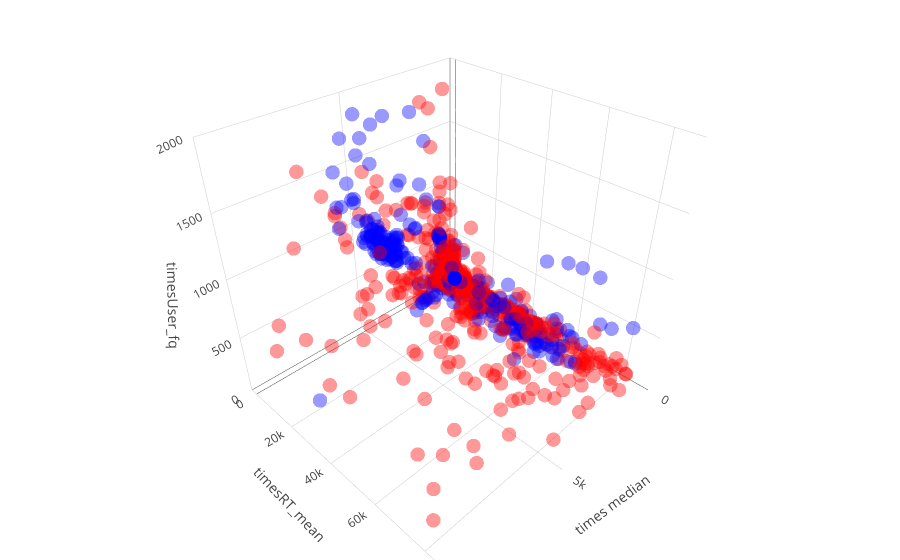

Write notebook code for a chart like this one.
### Code cell
colors = {'Humans':'red', 'SocialSpambot':'blue'}

trace1 = go.Scatter3d(
    x=res.times_mean,
    y=res.timesRT_mean,
    z=res.timesUser_fq,
    mode='markers',
    marker=dict(
        size=5,
        color=res['Cat'].apply(lambda x: colors[x]),
        line=dict(
            color='rgba(255,255,255,0.2)',
            width=0
        ),
        opacity=0.4
    )
)
layout = go.Layout(
    margin=dict(
        l=0,
        r=0,
        b=0,
        t=0
    ),
    scene = dict(
        xaxis = dict(
            nticks=4,
            range = [0,10000],
            title='times median',
        ),
        yaxis = dict(
            title='timesRT_mean',
        ),
        zaxis = dict(
            range = [0,2000],
            title='timesUser_fq',
        ),
    )
)
fig = go.Figure(data=[trace1], layout=layout)
iplot(fig)

### Figure 1 — Plotly figure (JSON) as saved in the notebook; plotly's stock layout.template omitted (floating-point values rounded to 4 significant figures; data arrays with more than 128 entries replaced by an {"elided": "..."} marker saying what was removed)
{"data": [{"marker": {"color": {"elided": "2183 str values"}, "line": {"color": "rgba(255,255,255,0.2)", "width": 0}, "opacity": 0.4, "size": 5}, "mode": "markers", "type": "scatter3d", "uid": "256a61c9-3dab-44f9-89f9-a44efe084f75", "x": {"elided": "2183 int values"}, "y": {"elided": "2183 int values"}, "z": {"elided": "2183 int values"}}], "layout": {"margin": {"b": 0, "l": 0, "r": 0, "t": 0}, "scene": {"xaxis": {"nticks": 4, "range": [0, 10000], "title": {"text": "times median"}}, "yaxis": {"title": {"text": "timesRT_mean"}}, "zaxis": {"range": [0, 2000], "title": {"text": "timesUser_fq"}}}}}
